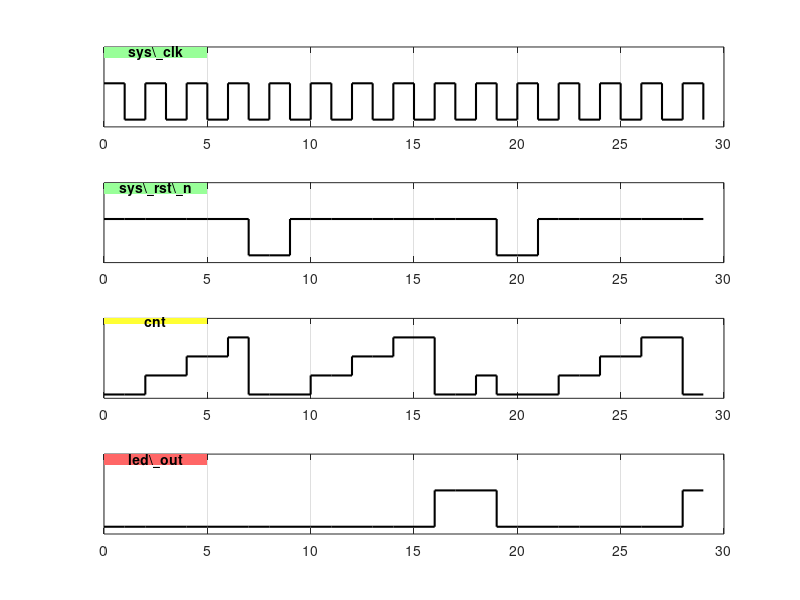

The MATLAB script that drew this image:
N = 4;                 
cycles = 30;           
t = 0:cycles-1;        

sys_clk   = zeros(1, cycles);
sys_rst_n = ones(1, cycles);
cnt       = zeros(1, cycles);
led_out   = zeros(1, cycles);

for i = 1:cycles
    sys_clk(i) = mod(i,2); 
end

sys_rst_n(8:9) = 0;   
sys_rst_n(20:21) = 0; 

cnt_val   = 0;
led_state = 0;   

for i = 2:cycles
    if sys_rst_n(i) == 0
        cnt_val   = 0;
        led_state = 0;
    else
        if sys_clk(i) == 1 && sys_clk(i-1) == 0 
            if cnt_val == N-1
                cnt_val   = 0;
                led_state = ~led_state; 
            else
                cnt_val = cnt_val + 1;
            end
        end
    end
    cnt(i)     = cnt_val;
    led_out(i) = led_state;
end

figure;
signals = {sys_clk, sys_rst_n, cnt, led_out};
names   = {'sys\_clk','sys\_rst\_n','cnt','led\_out'};
colors  = {[0.6 1 0.6],[0.6 1 0.6],[1 1 0.2],[1 0.4 0.4]};

for k = 1:4
    subplot(4,1,k);
    stairs(t, signals{k}, 'k','LineWidth',1.5); 
    ylim([-0.2 max(signals{k})+1]); 
    xlim([0 cycles])
    grid on;
    set(gca,'YTick',[],'XTick',0:5:cycles);
    
    yl = ylim; xl = xlim;
    patch([xl(1), xl(1)+5, xl(1)+5, xl(1)], ...
          [yl(2)-0.3, yl(2)-0.3, yl(2), yl(2)], ...
          colors{k}, 'EdgeColor','none');
    text(xl(1)+2.5, yl(2)-0.15, names{k}, ...
        'HorizontalAlignment','center','VerticalAlignment','middle', ...
        'FontWeight','bold','Interpreter','none');
end